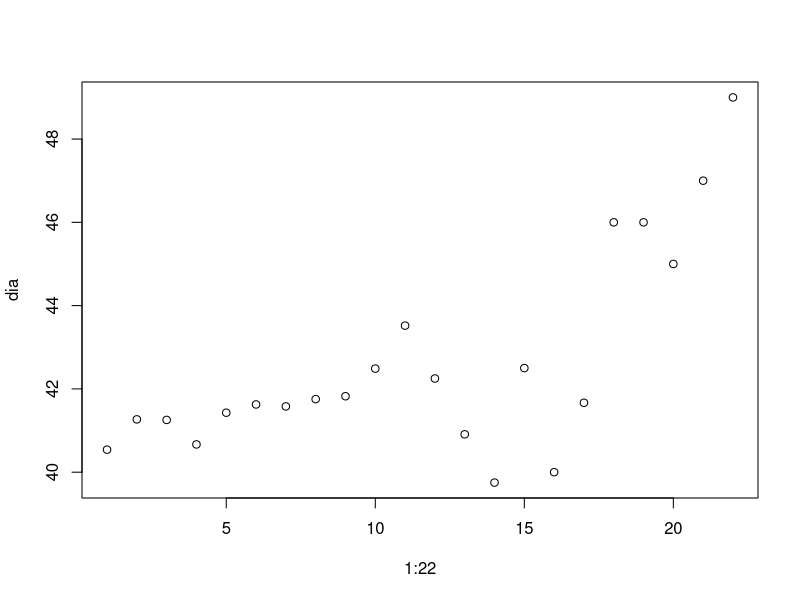
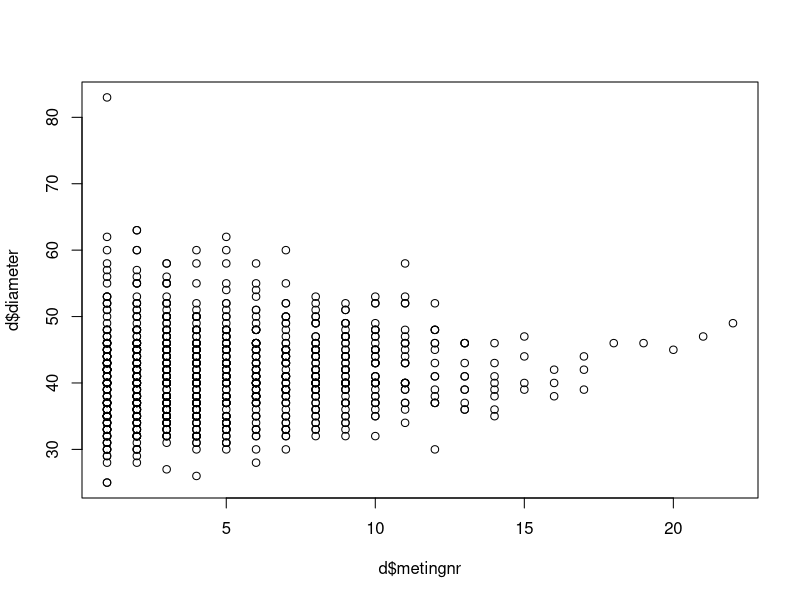
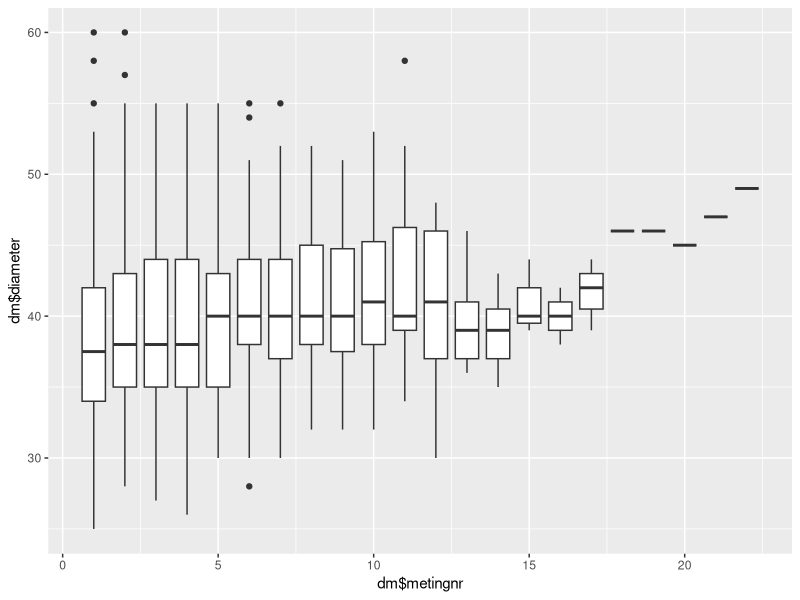
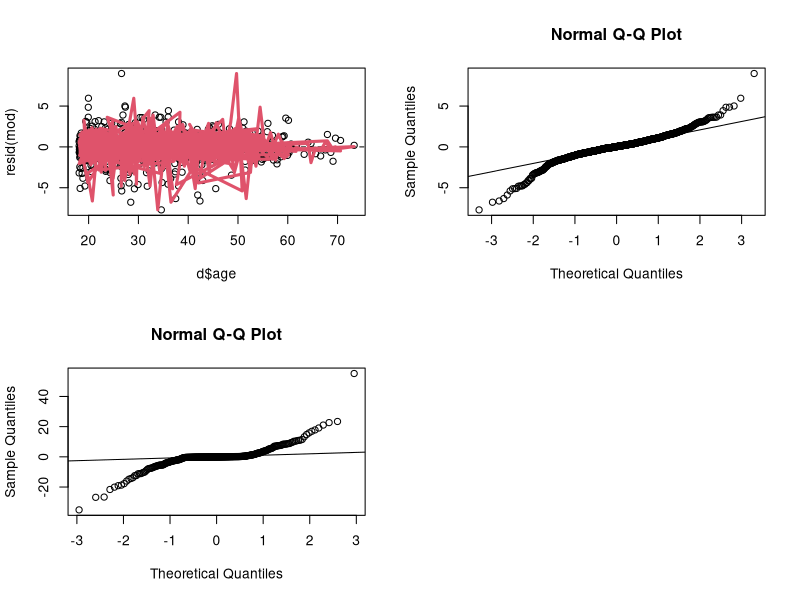
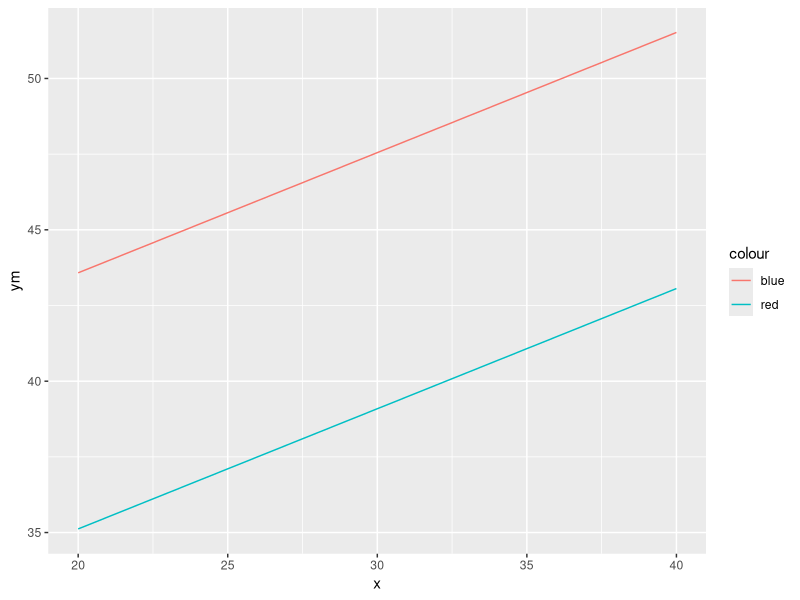
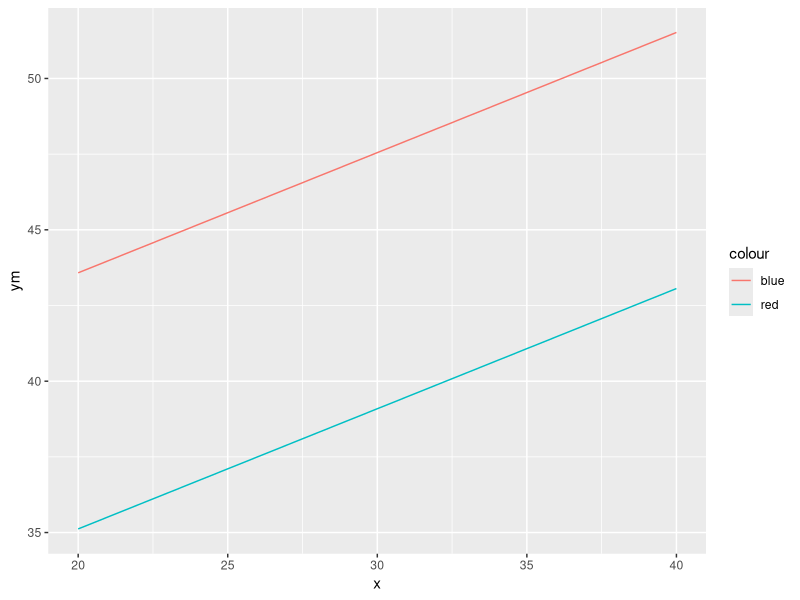

Reproduce these figures in R, in order.
library(dplyr)
library(ggplot2)
library(nlme)

d = read.csv("marfan.csv")

dm = dplyr::filter(d, d$sexe == 0)
df = dplyr::filter(d, d$sexe == 1)

d$sexe = as.factor(d$sexe)

dia = c()
for (i in 1:22) {
  dia[i] = mean(dplyr::filter(d, metingnr == i)$diameter)
}
plot(1:22, dia)

plot(d$metingnr, d$diameter)

p = ggplot()
p + geom_boxplot(aes(x = dm$metingnr, y = dm$diameter, group = dm$metingnr))

mod = lme(diameter ~ age, random=(~1 + age|patnr), data=d, method = "REML")
summary(mod)

par(mfrow = c(2,2))
plot(d$age, resid(mod))
abline(h=0, lty=2)

lines(unique(d$age), tapply(resid(mod), d$age, mean), col=2, lwd=3)

qqnorm(resid(mod))
qqline(resid(mod))

qqnorm(mod$coefficients$random$patnr)
qqline(mod$coefficients$random$patnr)

mod1 = lme(diameter ~ age + sexe, random=(~1|patnr), data=d, method = "REML")
mod2 = lme(diameter ~ age + sexe, random=(~0 + age|patnr), data=d, method = "REML")
mod3 = lme(diameter ~ age + sexe, random=(~1 + age|patnr), data=d, method = "REML")

anova(mod1, mod2, mod3)

x = 20:40
ym = 27.18 + x * 0.397
yf = 27.18 + x * 0.397 + 8.46

ggplot() + geom_line(aes(x = x, y = ym, colour = "red")) + geom_line(aes(x = x, y = yf, colour = "blue"))

mod4 = lme(diameter ~ age, random=(~1 + age|patnr), data=d, method = "REML")
newdata <- data.frame(age = 20:40, patnr = 1:21)
designmatix <- model.matrix(~age, newdata)
predvar <- diag(designmatix %*% vcov(mod4) %*% t(designmatix))
newdata$SE <- sqrt(predvar)


ggplot() + geom_line(aes(x = x, y = ym, colour = "red")) + geom_line(aes(x = x, y = yf, colour = "blue"))












